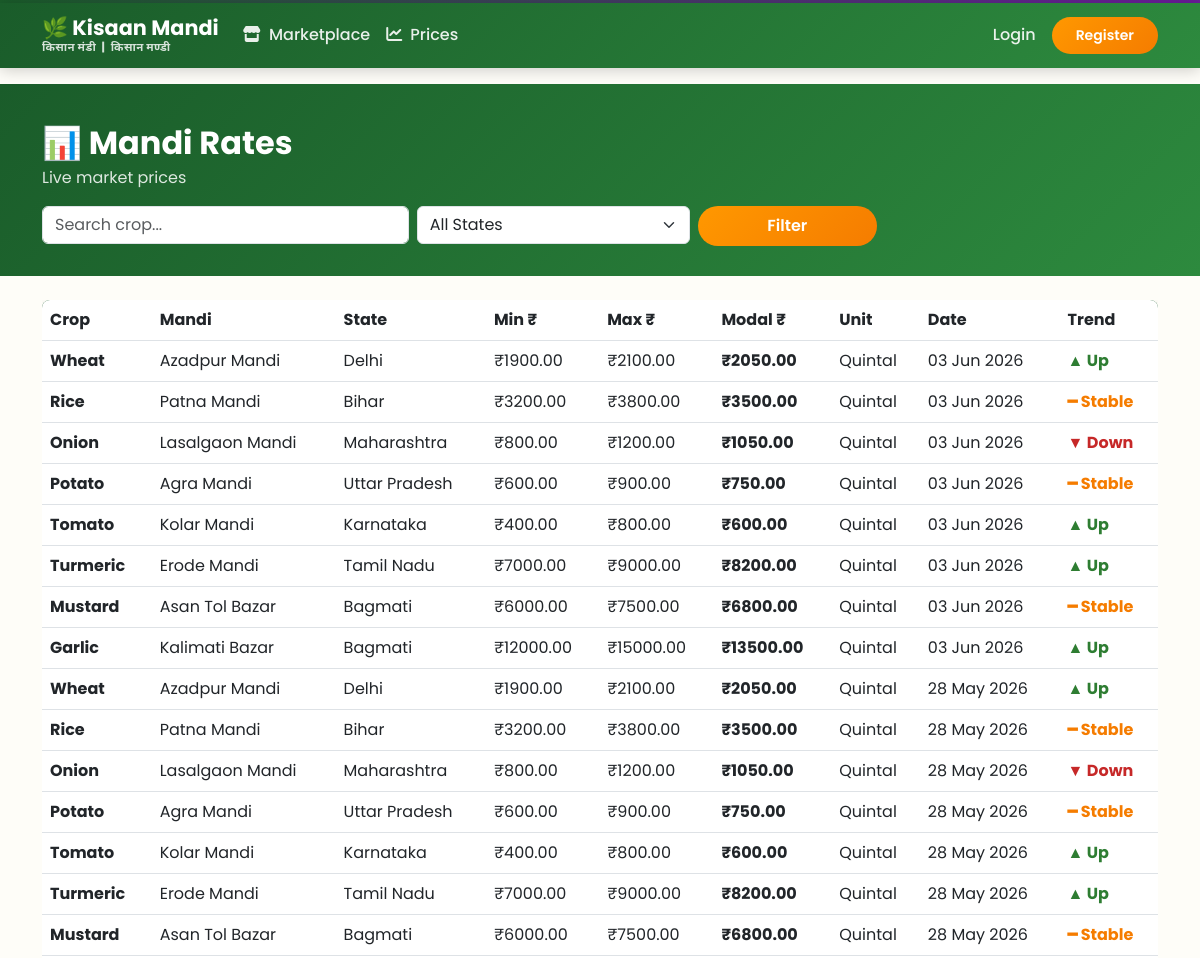
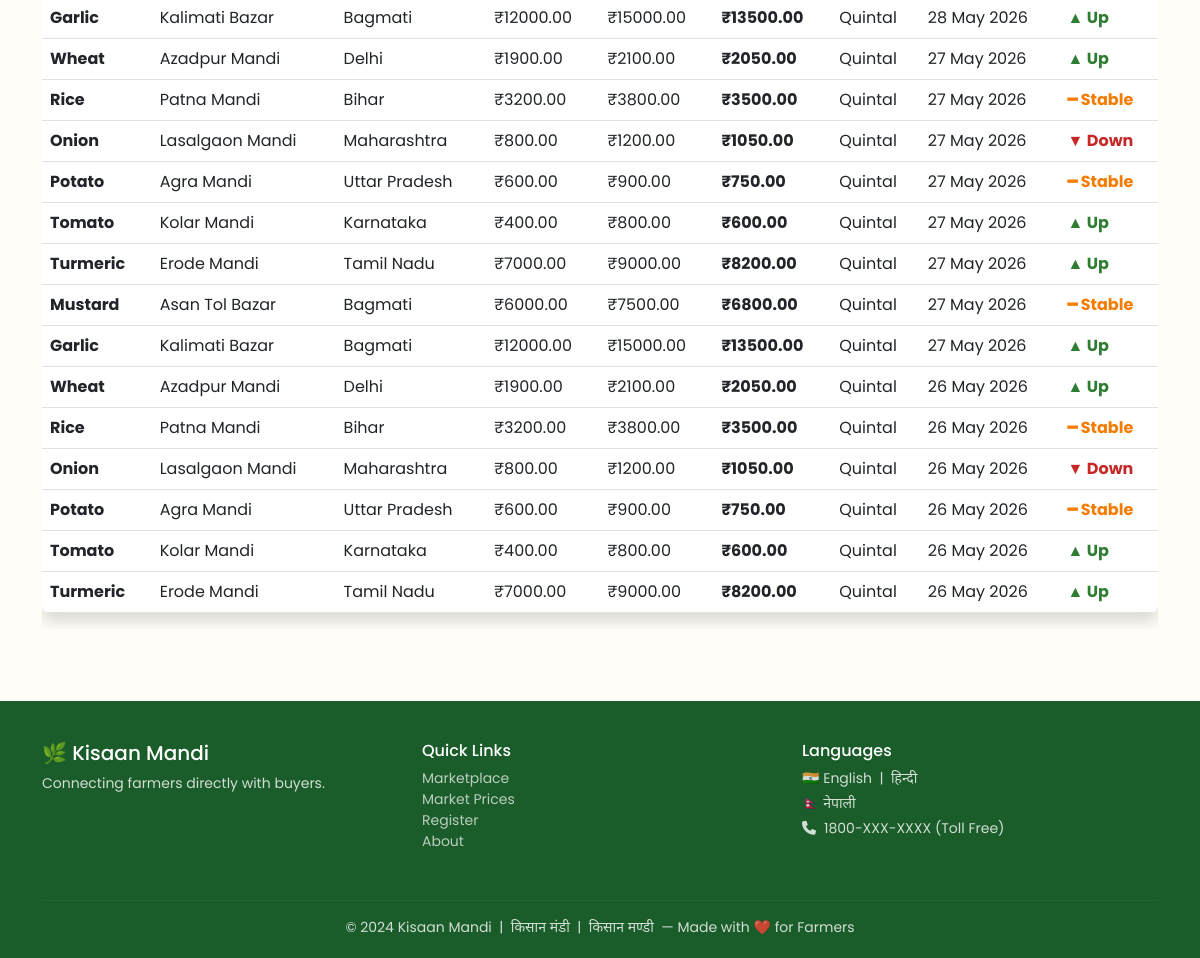
The app's page /prices/ with its own data (2 pictures, top to bottom).
### prices/models.py (models this page shows, shortened)
class MarketPrice(models.Model):
    crop_name = models.CharField(max_length=100)
    crop_name_hi = models.CharField(max_length=100, blank=True)
    crop_name_ne = models.CharField(max_length=100, blank=True)
    mandi_name = models.CharField(max_length=200)
    state = models.CharField(max_length=100)
    min_price = models.DecimalField(max_digits=10, decimal_places=2)
    max_price = models.DecimalField(max_digits=10, decimal_places=2)
    modal_price = models.DecimalField(max_digits=10, decimal_places=2)
    unit = models.CharField(max_length=20, default='Quintal')
    date = models.DateField()
    trend = models.CharField(max_length=10, choices=[('up','Up'),('down','Down'),('stable','Stable')], default='stable')
    class Meta:
        ordering = ['-date']

### prices/views.py (the view)
# urls.py: path('', views.price_list, name='price_list'),
def price_list(request):
    prices = MarketPrice.objects.all()
    crop = request.GET.get('crop', '')
    state = request.GET.get('state', '')
    if crop:
        prices = prices.filter(crop_name__icontains=crop)
    if state:
        prices = prices.filter(state__icontains=state)
    states = MarketPrice.objects.values_list('state', flat=True).distinct()
    return render(request, 'prices/price_list.html', {'prices': prices, 'states': states, 'crop': crop, 'state': state})

### kisaan_mandi/context_processors.py (called while the page is built, shortened)
def selected_language(request):
    lang = request.COOKIES.get('km_lang', 'en')
    if lang not in ('en', 'hi', 'ne'):
        lang = 'en'
    context = {'selected_lang': lang}
    return context

### templates/prices/price_list.html (shortened to what this page needs)
{% extends 'base.html' %}
{% block content %}
<div style="background:linear-gradient(135deg,var(--green-dark),var(--green-mid));color:white;padding:40px 0 30px;">
    <div class="container">
        <h2 class="fw-bold mb-1">📊 {% if selected_lang == 'hi' %}मंडी भाव{% elif selected_lang == 'ne' %}बजार मूल्य{% else %}Mandi Rates{% endif %}</h2>
        <p style="opacity:0.85" class="mb-3">
            {% if selected_lang == 'hi' %}ताज़ा बाजार मूल्य{% elif selected_lang == 'ne' %}ताजा बजार मूल्य{% else %}Live market prices{% endif %}
        </p>
        <form method="get" class="row g-2">
            <div class="col-md-4">
                <input type="text" name="crop" class="form-control" placeholder="{% if selected_lang == 'hi' %}फसल खोजें...{% elif selected_lang == 'ne' %}बाली खोज्नुस्...{% else %}Search crop...{% endif %}" value="{{ crop }}">
            </div>
            <div class="col-md-3">
                <select name="state" class="form-select">
                    <option value="">{% if selected_lang == 'hi' %}सभी राज्य{% elif selected_lang == 'ne' %}सबै प्रदेश{% else %}All States{% endif %}</option>
                </select>
            </div>
            <div class="col-md-2">
                <button type="submit" class="btn btn-orange w-100">{% if selected_lang == 'hi' %}फ़िल्टर{% elif selected_lang == 'ne' %}फिल्टर{% else %}Filter{% endif %}</button>
            </div>
        </form>
    </div>
</div>
<div class="container py-4">
    <div class="table-responsive">
        <table class="table table-hover bg-white rounded-3 overflow-hidden shadow">
            <thead style="background:var(--green-dark);color:white;">
                <tr>
                    <th>{% if selected_lang == 'hi' %}फसल{% elif selected_lang == 'ne' %}बाली{% else %}Crop{% endif %}</th>
                    <th>{% if selected_lang == 'hi' %}मंडी{% elif selected_lang == 'ne' %}मण्डी{% else %}Mandi{% endif %}</th>
                    <th>{% if selected_lang == 'hi' %}राज्य{% elif selected_lang == 'ne' %}प्रदेश{% else %}State{% endif %}</th>
                    <th>Min ₹</th>
                    <th>Max ₹</th>
                    <th>Modal ₹</th>
                    <th>{% if selected_lang == 'hi' %}इकाई{% elif selected_lang == 'ne' %}इकाई{% else %}Unit{% endif %}</th>
                    <th>{% if selected_lang == 'hi' %}तारीख{% elif selected_lang == 'ne' %}मिति{% else %}Date{% endif %}</th>
                    <th>{% if selected_lang == 'hi' %}रुझान{% elif selected_lang == 'ne' %}प्रवृत्ति{% else %}Trend{% endif %}</th>
                </tr>
            </thead>
            <tbody>
                {% for p in prices %}
                <tr>
                    <td>
                        <strong>
                            {% if selected_lang == 'hi' %}{{ p.crop_name_hi|default:p.crop_name }}
                            {% elif selected_lang == 'ne' %}{{ p.crop_name_ne|default:p.crop_name }}
                            {% else %}{{ p.crop_name }}{% endif %}
                        </strong>
                    </td>
                    <td>{{ p.mandi_name }}</td>
                    <td>{{ p.state }}</td>
                    <td>₹{{ p.min_price }}</td>
                    <td>₹{{ p.max_price }}</td>
                    <td><strong>₹{{ p.modal_price }}</strong></td>
                    <td>{{ p.unit }}</td>
                    <td>{{ p.date|date:"d M Y" }}</td>
                    <td>
                        {% if p.trend == 'up' %}<span class="price-up fw-bold">▲ {% if selected_lang == 'hi' %}ऊपर{% elif selected_lang == 'ne' %}माथि{% else %}Up{% endif %}</span>
                        {% elif p.trend == 'down' %}<span class="price-down fw-bold">▼ {% if selected_lang == 'hi' %}नीचे{% elif selected_lang == 'ne' %}तल{% else %}Down{% endif %}</span>
                        {% else %}<span class="price-stable fw-bold">━ {% if selected_lang == 'hi' %}स्थिर{% elif selected_lang == 'ne' %}स्थिर{% else %}Stable{% endif %}</span>{% endif %}
                    </td>
                </tr>
                {% endfor %}
            </tbody>
        </table>
    </div>
</div>
{% endblock %}

### templates/base.html (style rules this page uses)
:root { --green-dark: #1a5c2a; --green-mid: #2d8a3e; --green-light: #4caf50; --orange: #f57c00; --orange-light: #ff9800; --cream: #fefdf8; --gold: #ffc107; --earth: #795548; --nepali-red: #c0392b; }
* { font-family: 'Poppins', 'Noto Sans Devanagari', sans-serif; }
body { background-color: var(--cream); }
.btn-orange { background: linear-gradient(135deg, var(--orange-light), var(--orange)); color: white; border: none; border-radius: 25px; padding: 8px 24px; font-weight: 600; transition: all 0.3s; }
.price-up { color: #2e7d32; }
.price-down { color: #c62828; }
.price-stable { color: #f57c00; }

### records on screen
MarketPrice: crop_name "Wheat", mandi_name "Azadpur Mandi", state "Delhi", min_price "1900.00", max_price "2100.00", modal_price "2050.00", unit "Quintal", date "03 Jun 2026", trend "Up"
MarketPrice: crop_name "Rice", mandi_name "Patna Mandi", state "Bihar", min_price "3200.00", max_price "3800.00", modal_price "3500.00", unit "Quintal", date "03 Jun 2026", trend "Stable"
MarketPrice: crop_name "Onion", mandi_name "Lasalgaon Mandi", state "Maharashtra", min_price "800.00", max_price "1200.00", modal_price "1050.00", unit "Quintal", date "03 Jun 2026", trend "Down"
MarketPrice: crop_name "Potato", mandi_name "Agra Mandi", state "Uttar Pradesh", min_price "600.00", max_price "900.00", modal_price "750.00", unit "Quintal", date "03 Jun 2026", trend "Stable"
MarketPrice: crop_name "Tomato", mandi_name "Kolar Mandi", state "Karnataka", min_price "400.00", max_price "800.00", modal_price "600.00", unit "Quintal", date "03 Jun 2026", trend "Up"
MarketPrice: crop_name "Turmeric", mandi_name "Erode Mandi", state "Tamil Nadu", min_price "7000.00", max_price "9000.00", modal_price "8200.00", unit "Quintal", date "03 Jun 2026", trend "Up"
MarketPrice: crop_name "Mustard", mandi_name "Asan Tol Bazar", state "Bagmati", min_price "6000.00", max_price "7500.00", modal_price "6800.00", unit "Quintal", date "03 Jun 2026", trend "Stable"
MarketPrice: crop_name "Garlic", mandi_name "Kalimati Bazar", state "Bagmati", min_price "12000.00", max_price "15000.00", modal_price "13500.00", unit "Quintal", date "03 Jun 2026", trend "Up"
MarketPrice: crop_name "Wheat", mandi_name "Azadpur Mandi", state "Delhi", min_price "1900.00", max_price "2100.00", modal_price "2050.00", unit "Quintal", date "28 May 2026", trend "Up"
MarketPrice: crop_name "Rice", mandi_name "Patna Mandi", state "Bihar", min_price "3200.00", max_price "3800.00", modal_price "3500.00", unit "Quintal", date "28 May 2026", trend "Stable"
MarketPrice: crop_name "Onion", mandi_name "Lasalgaon Mandi", state "Maharashtra", min_price "800.00", max_price "1200.00", modal_price "1050.00", unit "Quintal", date "28 May 2026", trend "Down"
MarketPrice: crop_name "Potato", mandi_name "Agra Mandi", state "Uttar Pradesh", min_price "600.00", max_price "900.00", modal_price "750.00", unit "Quintal", date "28 May 2026", trend "Stable"
MarketPrice: crop_name "Tomato", mandi_name "Kolar Mandi", state "Karnataka", min_price "400.00", max_price "800.00", modal_price "600.00", unit "Quintal", date "28 May 2026", trend "Up"
MarketPrice: crop_name "Turmeric", mandi_name "Erode Mandi", state "Tamil Nadu", min_price "7000.00", max_price "9000.00", modal_price "8200.00", unit "Quintal", date "28 May 2026", trend "Up"
MarketPrice: crop_name "Mustard", mandi_name "Asan Tol Bazar", state "Bagmati", min_price "6000.00", max_price "7500.00", modal_price "6800.00", unit "Quintal", date "28 May 2026", trend "Stable"
MarketPrice: crop_name "Garlic", mandi_name "Kalimati Bazar", state "Bagmati", min_price "12000.00", max_price "15000.00", modal_price "13500.00", unit "Quintal", date "28 May 2026", trend "Up"
MarketPrice: crop_name "Wheat", mandi_name "Azadpur Mandi", state "Delhi", min_price "1900.00", max_price "2100.00", modal_price "2050.00", unit "Quintal", date "27 May 2026", trend "Up"
MarketPrice: crop_name "Rice", mandi_name "Patna Mandi", state "Bihar", min_price "3200.00", max_price "3800.00", modal_price "3500.00", unit "Quintal", date "27 May 2026", trend "Stable"
MarketPrice: crop_name "Onion", mandi_name "Lasalgaon Mandi", state "Maharashtra", min_price "800.00", max_price "1200.00", modal_price "1050.00", unit "Quintal", date "27 May 2026", trend "Down"
MarketPrice: crop_name "Potato", mandi_name "Agra Mandi", state "Uttar Pradesh", min_price "600.00", max_price "900.00", modal_price "750.00", unit "Quintal", date "27 May 2026", trend "Stable"
MarketPrice: crop_name "Tomato", mandi_name "Kolar Mandi", state "Karnataka", min_price "400.00", max_price "800.00", modal_price "600.00", unit "Quintal", date "27 May 2026", trend "Up"
MarketPrice: crop_name "Turmeric", mandi_name "Erode Mandi", state "Tamil Nadu", min_price "7000.00", max_price "9000.00", modal_price "8200.00", unit "Quintal", date "27 May 2026", trend "Up"
MarketPrice: crop_name "Mustard", mandi_name "Asan Tol Bazar", state "Bagmati", min_price "6000.00", max_price "7500.00", modal_price "6800.00", unit "Quintal", date "27 May 2026", trend "Stable"
MarketPrice: crop_name "Garlic", mandi_name "Kalimati Bazar", state "Bagmati", min_price "12000.00", max_price "15000.00", modal_price "13500.00", unit "Quintal", date "27 May 2026", trend "Up"
MarketPrice: crop_name "Wheat", mandi_name "Azadpur Mandi", state "Delhi", min_price "1900.00", max_price "2100.00", modal_price "2050.00", unit "Quintal", date "26 May 2026", trend "Up"
MarketPrice: crop_name "Rice", mandi_name "Patna Mandi", state "Bihar", min_price "3200.00", max_price "3800.00", modal_price "3500.00", unit "Quintal", date "26 May 2026", trend "Stable"
MarketPrice: crop_name "Onion", mandi_name "Lasalgaon Mandi", state "Maharashtra", min_price "800.00", max_price "1200.00", modal_price "1050.00", unit "Quintal", date "26 May 2026", trend "Down"
MarketPrice: crop_name "Potato", mandi_name "Agra Mandi", state "Uttar Pradesh", min_price "600.00", max_price "900.00", modal_price "750.00", unit "Quintal", date "26 May 2026", trend "Stable"
MarketPrice: crop_name "Tomato", mandi_name "Kolar Mandi", state "Karnataka", min_price "400.00", max_price "800.00", modal_price "600.00", unit "Quintal", date "26 May 2026", trend "Up"
MarketPrice: crop_name "Turmeric", mandi_name "Erode Mandi", state "Tamil Nadu", min_price "7000.00", max_price "9000.00", modal_price "8200.00", unit "Quintal", date "26 May 2026", trend "Up"
